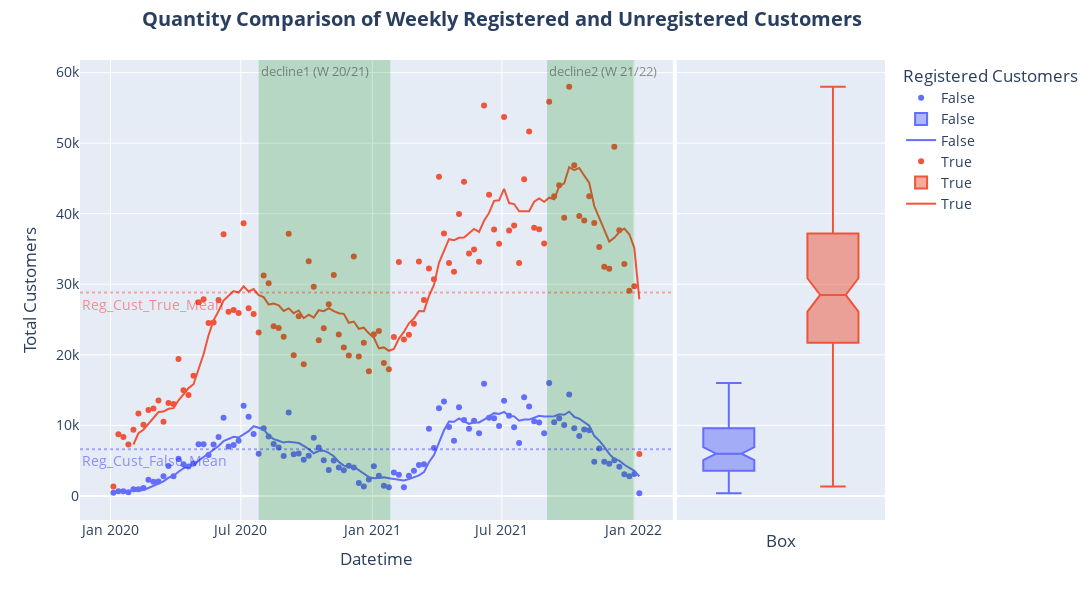

The notebook cell this image was saved under:
### Code cell
# Customers-Scatter
fig = px.scatter(df_w, x= "datetime", 
              y= "reg_customer", 
              color= "registered_customer", 
              labels= dict(reg_customer="Total Customers", datetime="Datetime", registered_customer="Registered Customers"), 
              marginal_y = "box", 
              trendline= "rolling", 
              trendline_options= dict(window= 5, win_type="gaussian", function_args=dict(std=2)))
              #trendline= "lowess",
              #trendline_options= dict(frac= 0.2))

# Decline1
fig.add_vrect(x0="2020-7-26", 
              x1="2021-01-26", 
              col=1,
              annotation_text= "decline1 (W 20/21)", 
              annotation_position="top left",
              fillcolor="green", 
              opacity=0.2, 
              line_width=0,
              annotation_font_color = "black",
              annotation_font_size = 13) 

# Decline2 
fig.add_vrect(x0="2021-09-2", 
              x1="2022-01-2", 
              col=1,
              annotation_text= "decline2 (W 21/22)", 
              annotation_position="top left",
              fillcolor="green", 
              opacity=0.2, 
              line_width=0,
              annotation_font_color = "black",
              annotation_font_size = 13)
             
# Reg-Customer-True-Mean 
fig.add_hline(y= df_w.loc[df_w.registered_customer == True].reg_customer.mean(), 
              line_dash= "dot", 
              annotation_text= "Reg_Cust_True_Mean",
              annotation_position="bottom left",
              col= 1,
              opacity = 0.3,
              line_color = "red",
              annotation_font_color = "red")

# Reg-Customer-False-Mean
fig.add_hline(y= df_w.loc[df_w.registered_customer == False].reg_customer.mean(), 
              line_dash= "dot", 
              annotation_text= "Reg_Cust_False_Mean",
              annotation_position="bottom left",
              col= 1,
              opacity = 0.3,
              line_color = "blue",
              annotation_font_color = "blue")

fig.update_annotations(opacity= 0.4)
#fig.update_layout(template= "plotly_white")
#fig.update_layout(template= "simple_white")
#fig.update_layout(template= "plotly_dark")
fig.update_traces(showlegend=True)
fig.update_xaxes(title_text= "Box",row=1, col=2)
fig.update_layout(title= dict(text= "<b>Quantity Comparison of Weekly Registered and Unregistered Customers</b>", xanchor= "center", yanchor= "top", y=0.98, x=0.46),
                  height= 600, width= 1470, legend=dict(groupclick="toggleitem"), font= dict(size= 14))
